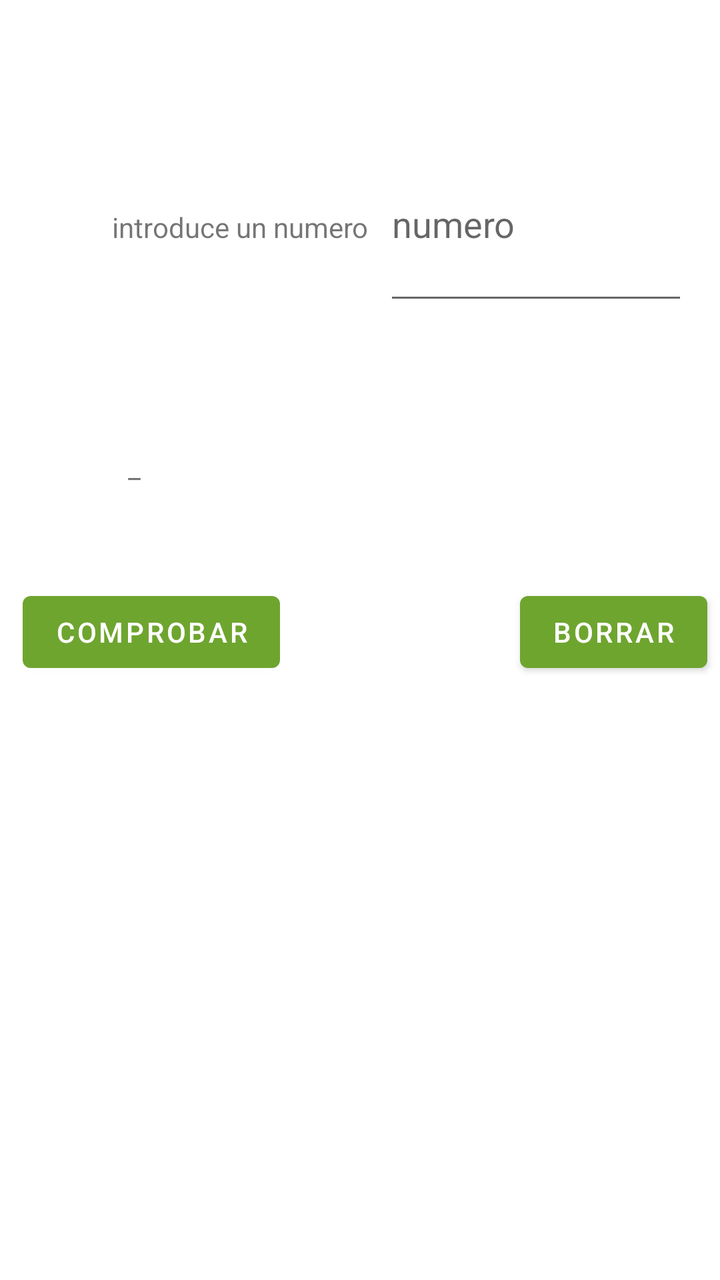
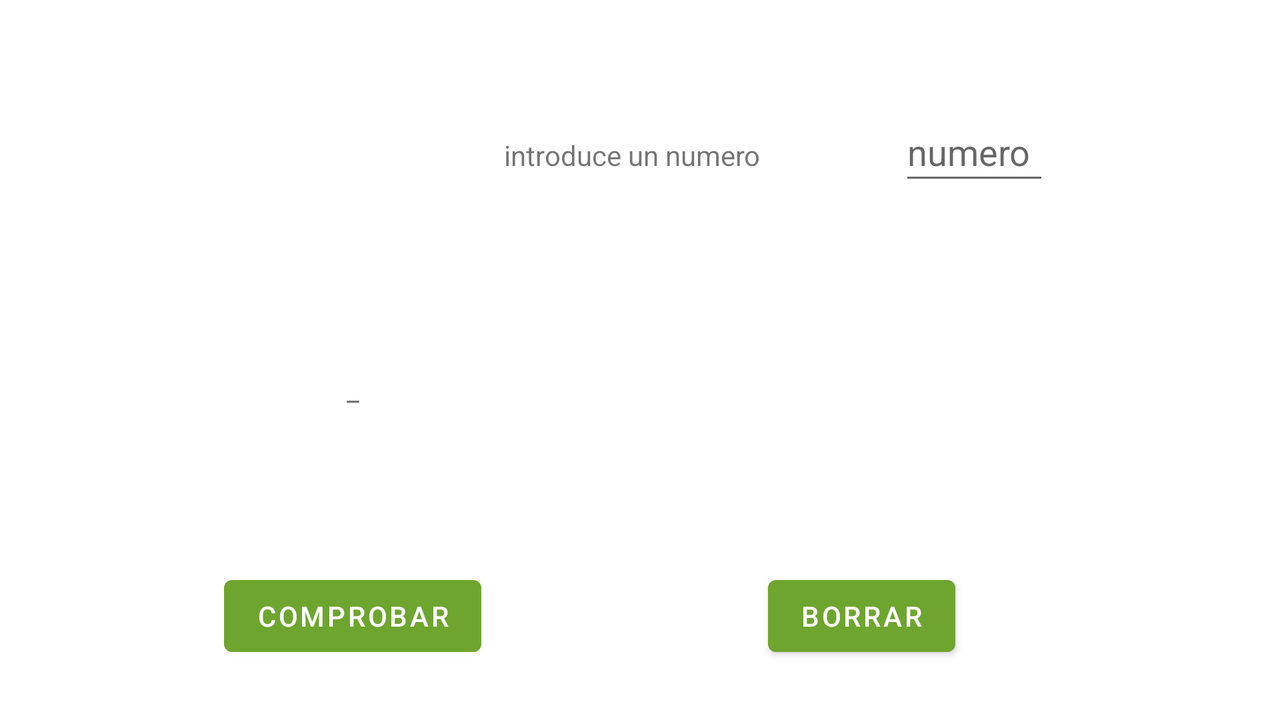

An Android layout and its configuration variant, each rendered on a device that would load it. The default file and the variant file are quoted in full after the pictures.
<!-- AndroidManifest.xml: application theme Theme.GuessNumberFragment -->
<!-- res/layout/fragment_play.xml -->
<?xml version="1.0" encoding="utf-8"?>
<layout xmlns:android="http://schemas.android.com/apk/res/android"
    xmlns:app="http://schemas.android.com/apk/res-auto"
    xmlns:tools="http://schemas.android.com/tools">

    <data>
<variable
    name="juego"
    type="com.danicc.guessnumberfragment.data.Juego" />
    </data>

    <androidx.constraintlayout.widget.ConstraintLayout
        android:layout_width="match_parent"
        android:layout_height="match_parent"
        tools:context=".ui.PlayFragment">

        <TextView
            android:id="@+id/tvtextoplay"
            android:layout_width="wrap_content"
            android:layout_height="wrap_content"
            android:layout_marginStart="@dimen/tvTextoPlayMarginStart"
            android:layout_marginTop="@dimen/tvTextoPlayMarginStop"
            android:text="@string/tvtextoplay"
            app:layout_constraintStart_toStartOf="parent"
            app:layout_constraintTop_toTopOf="parent" />

        <EditText

            android:id="@+id/etNumeroIntentado"
            android:layout_width="152dp"
            android:layout_height="94dp"
            android:layout_marginStart="@dimen/etnumerointentadoStart"
            android:layout_marginEnd="@dimen/etnumerointentadoEnd"
            android:ems="10"
            android:hint="@string/hintNumeroIntentado"
            android:inputType="number"
            android:minHeight="@dimen/etnumerointentadoMingHeigth"
            app:layout_constraintBaseline_toBaselineOf="@+id/tvtextoplay"
            app:layout_constraintEnd_toEndOf="parent"
            app:layout_constraintHorizontal_bias="1.0"
            app:layout_constraintStart_toEndOf="@+id/tvtextoplay" />

        <TextView
            android:id="@+id/tvInfo"

            android:layout_width="@dimen/tvinfowidth"
            android:layout_height="@dimen/tvinfoheigth"
            android:layout_marginStart="@dimen/tvinfomarginstart"
            android:layout_marginTop="@dimen/tvinfomargintop"
            android:text="@string/tvInfo"
            app:layout_constraintStart_toEndOf="@id/etNumeroIntentado"
            app:layout_constraintStart_toStartOf="parent"
            app:layout_constraintTop_toTopOf="parent" />

        <Button
            android:id="@+id/btnProbar"
            android:layout_width="wrap_content"
            android:layout_height="wrap_content"
            android:layout_marginEnd="@dimen/marginendbtnprobar"
            android:onClick="OnClick"
            android:layout_marginBottom="@dimen/btnprobarmarginboton"
            android:text="@string/btnProbar"
            app:layout_constraintBottom_toBottomOf="parent"
            app:layout_constraintEnd_toStartOf="@+id/btnBorrar" />

        <Button
            android:id="@+id/btnBorrar"
            android:layout_width="wrap_content"
            android:layout_height="wrap_content"
            android:onClick="OnClick"
            android:layout_marginStart="@dimen/marginstarbtnend"
            android:layout_marginBottom="@dimen/btnprobarmarginboton"
            android:text="@string/btnBorrar"
            app:layout_constraintBottom_toBottomOf="parent"
            app:layout_constraintStart_toStartOf="parent" />
    </androidx.constraintlayout.widget.ConstraintLayout>
</layout>
<!-- resources referenced by this layout -->
<resources>
  <dimen name="btnprobarmarginboton">300dp</dimen>
  <dimen name="etnumerointentadoEnd">16dp</dimen>
  <dimen name="etnumerointentadoMingHeigth">48dp</dimen>
  <dimen name="etnumerointentadoStart">16dp</dimen>
  <dimen name="marginendbtnprobar">120dp</dimen>
  <dimen name="marginstarbtnend">260dp</dimen>
  <dimen name="tvTextoPlayMarginStart">56dp</dimen>
  <dimen name="tvTextoPlayMarginStop">104dp</dimen>
  <dimen name="tvinfoheigth">49dp</dimen>
  <dimen name="tvinfomarginstart">64dp</dimen>
  <dimen name="tvinfomargintop">224dp</dimen>
  <dimen name="tvinfowidth">292dp</dimen>
  <string name="btnBorrar">Borrar</string>
  <string name="btnProbar">Comprobar</string>
  <string name="hintNumeroIntentado">numero</string>
  <string name="tvInfo">_</string>
  <string name="tvtextoplay">introduce un numero</string>
  <style name="Theme.GuessNumberFragment" parent="Theme.MaterialComponents.DayNight.DarkActionBar">
          
          <item name="colorPrimary">@color/mio</item>
          <item name="colorPrimaryVariant">@color/purple_700</item>
          <item name="colorOnPrimary">@color/white</item>
          
          <item name="colorSecondary">@color/teal_200</item>
          <item name="colorSecondaryVariant">@color/teal_700</item>
          <item name="colorOnSecondary">@color/black</item>
          
          <item name="android:statusBarColor">?attr/colorPrimaryVariant</item>
          
      </style>
  <color name="mio">#6EA52F</color>
  <color name="purple_700">#FF3700B3</color>
  <color name="white">#FFFFFFFF</color>
  <color name="teal_200">#FF03DAC5</color>
  <color name="teal_700">#FF018786</color>
  <color name="black">#FF000000</color>
</resources>
<!-- res/layout-land/fragment_play.xml (the repository's variant of the layout above) -->
<!-- drawn on the phone turned sideways -->
<?xml version="1.0" encoding="utf-8"?>
<layout xmlns:android="http://schemas.android.com/apk/res/android"
    xmlns:app="http://schemas.android.com/apk/res-auto"
    xmlns:tools="http://schemas.android.com/tools">

    <data>
<variable
    name="juego"
    type="com.danicc.guessnumberfragment.data.Juego" />
    </data>

    <androidx.constraintlayout.widget.ConstraintLayout
        android:layout_width="match_parent"
        android:layout_height="match_parent"
        tools:context=".ui.PlayFragment">

        <TextView
            android:id="@+id/tvtextoplay"
            android:layout_width="wrap_content"
            android:layout_height="wrap_content"
            android:layout_marginStart="252dp"
            android:layout_marginTop="68dp"
            android:text="@string/tvtextoplay"
            app:layout_constraintStart_toStartOf="parent"
            app:layout_constraintTop_toTopOf="parent" />

        <EditText

            android:id="@+id/etNumeroIntentado"
            android:layout_width="75dp"
            android:layout_height="46dp"
            android:layout_marginStart="@dimen/etnumerointentadoStart"
            android:layout_marginEnd="@dimen/etnumerointentadoEnd"
            android:ems="10"
            android:hint="@string/hintNumeroIntentado"
            android:inputType="number"
            android:minHeight="@dimen/etnumerointentadoMingHeigth"
            app:layout_constraintBaseline_toBaselineOf="@+id/tvtextoplay"
            app:layout_constraintEnd_toEndOf="parent"
            app:layout_constraintHorizontal_bias="0.35"
            app:layout_constraintStart_toEndOf="@+id/tvtextoplay" />

        <TextView
            android:id="@+id/tvInfo"

            android:layout_width="@dimen/tvinfowidth"
            android:layout_height="@dimen/tvinfoheigth"
            android:text="@string/tvInfo"


            app:layout_constraintBottom_toBottomOf="parent"
            app:layout_constraintEnd_toEndOf="parent"
            app:layout_constraintHorizontal_bias="0.498"
            app:layout_constraintStart_toStartOf="parent"
            app:layout_constraintTop_toTopOf="parent"
            app:layout_constraintVertical_bias="0.596" />

        <Button
            android:id="@+id/btnProbar"
            android:layout_width="wrap_content"
            android:layout_height="wrap_content"
            android:layout_marginStart="112dp"
            android:layout_marginBottom="28dp"
            android:onClick="OnClick"
            android:text="@string/btnProbar"


            app:layout_constraintBottom_toBottomOf="parent"
            app:layout_constraintStart_toStartOf="parent" />

        <Button
            android:id="@+id/btnBorrar"
            android:layout_width="wrap_content"
            android:layout_height="wrap_content"
            android:layout_marginBottom="28dp"
            android:onClick="OnClick"
            android:text="@string/btnBorrar"
            app:layout_constraintBottom_toBottomOf="parent"
            app:layout_constraintEnd_toEndOf="parent"
            app:layout_constraintHorizontal_bias="0.469"
            app:layout_constraintStart_toEndOf="@+id/btnProbar" />
    </androidx.constraintlayout.widget.ConstraintLayout>
</layout>
<!-- resources referenced by the variant -->
<!-- as the phone turned sideways resolves them -->
<resources>
  <dimen name="etnumerointentadoEnd">16dp</dimen>
  <dimen name="etnumerointentadoMingHeigth">48dp</dimen>
  <dimen name="etnumerointentadoStart">16dp</dimen>
  <dimen name="tvinfoheigth">49dp</dimen>
  <dimen name="tvinfowidth">292dp</dimen>
  <string name="btnBorrar">Borrar</string>
  <string name="btnProbar">Comprobar</string>
  <string name="hintNumeroIntentado">numero</string>
  <string name="tvInfo">_</string>
  <string name="tvtextoplay">introduce un numero</string>
  <style name="Theme.GuessNumberFragment" parent="Theme.MaterialComponents.DayNight.DarkActionBar">
          
          <item name="colorPrimary">@color/mio</item>
          <item name="colorPrimaryVariant">@color/purple_700</item>
          <item name="colorOnPrimary">@color/white</item>
          
          <item name="colorSecondary">@color/teal_200</item>
          <item name="colorSecondaryVariant">@color/teal_700</item>
          <item name="colorOnSecondary">@color/black</item>
          
          <item name="android:statusBarColor">?attr/colorPrimaryVariant</item>
          
      </style>
  <color name="mio">#6EA52F</color>
  <color name="purple_700">#FF3700B3</color>
  <color name="white">#FFFFFFFF</color>
  <color name="teal_200">#FF03DAC5</color>
  <color name="teal_700">#FF018786</color>
  <color name="black">#FF000000</color>
</resources>
